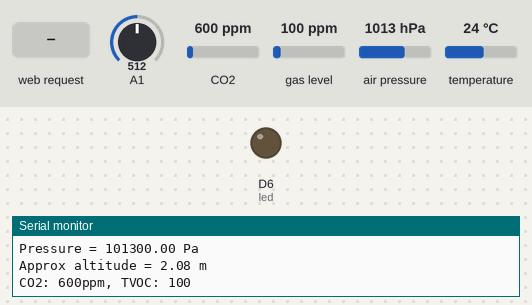
A sketch run on a simulated Arduino MKR. Parts: output pins drawn as LEDs (lit = HIGH), the last lines printed to the serial monitor. The inputs (shaded band) are chosen by the test bench; at power-on: A1 = 512, CO2 600 ppm, gas level 100 ppm, air pressure 1013 hPa, temperature 24 °C.

Above: at 11.2 s.
11.3 s: HTTP request GET /H received
At 12.8 s:
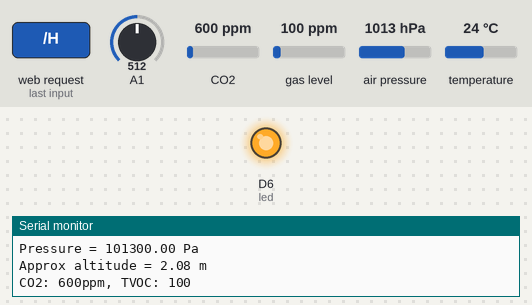
13.5 s: HTTP request GET /L received
At 14.7 s:
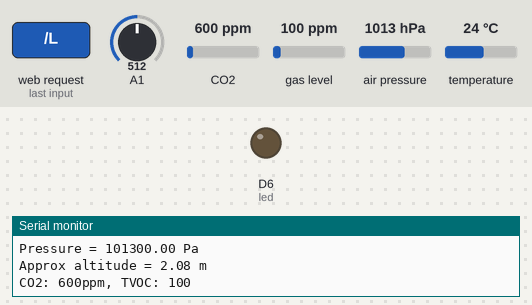
Timing chart, 0 to 16.5 s (numbered marks = the images above; inputs shaded):
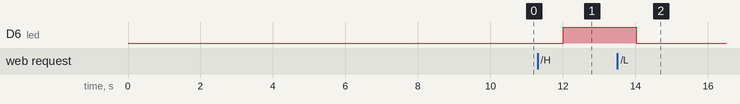

Measured:
- after the input at 11.3 s, D6 (led): LOW → HIGH after 0.71 s
- after the input at 13.5 s, D6 (led): HIGH → LOW after 0.52 s

The sketch:

APWeatherControl.ino
```cpp
#include <WiFiNINA.h>
#include <Wire.h>
#include <SPI.h>
#include <Adafruit_BMP280.h>
#include "Adafruit_CCS811.h"

#define BMP_SCK  (13)
#define BMP_MISO (12)
#define BMP_MOSI (11)
#define BMP_CS   (10)

Adafruit_CCS811 ccs;
Adafruit_BMP280 bmp(BMP_CS, BMP_MOSI, BMP_MISO,  BMP_SCK);

char ssid[] = "Test";        // your network SSID (name)
char pass[] = "password";    // your network password (use for WPA, or use as key for WEP)
int keyIndex = 0;                // your network key Index number (needed only for WEP)

int led =  LED_BUILTIN;
int status = WL_IDLE_STATUS;
WiFiServer server(80);

void setup() {
  //Initialize serial and wait for port to open:
  Serial.begin(9600);
  unsigned status_sensor;

  while (!Serial) {
     delay(100); // wait for serial port to connect. Needed for native USB port only
  }

  Serial.println("Access Point Web Server");

  pinMode(led, OUTPUT);      // set the LED pin mode

  // check for the WiFi module:
  if (WiFi.status() == WL_NO_MODULE) {
    Serial.println("Communication with WiFi module failed!");
    // don't continue
    while (true);
  }

  String fv = WiFi.firmwareVersion();
  if (fv < WIFI_FIRMWARE_LATEST_VERSION) {
    Serial.println("Please upgrade the firmware");
  }

  // print the network name (SSID);
  Serial.print("Creating access point named: ");
  Serial.println(ssid);

  // Create open network. Change this line if you want to create an WEP network:
  status = WiFi.beginAP(ssid, pass);
  if (status != WL_AP_LISTENING) {
    Serial.println("Creating access point failed");
    // don't continue
    while (true);
  }

  // wait 10 seconds for connection:
  delay(10000);

  // start the web server on port 80
  server.begin();

  // you're connected now, so print out the status
  printWiFiStatus();
  Serial.println(F("BMP280 test"));
  status_sensor = bmp.begin();
  if (!status_sensor) {
    Serial.println(F("Could not find a valid BMP280 sensor, check wiring or "
                      "try a different address!"));
    Serial.print("SensorID was: 0x"); Serial.println(bmp.sensorID(),16);
    Serial.print("        ID of 0xFF probably means a bad address, a BMP 180 or BMP 085\n");
    Serial.print("   ID of 0x56-0x58 represents a BMP 280,\n");
    Serial.print("        ID of 0x60 represents a BME 280.\n");
    Serial.print("        ID of 0x61 represents a BME 680.\n");
    while (1) delay(10);
    bmp.setSampling(Adafruit_BMP280::MODE_NORMAL,     /* Operating Mode. */
                  Adafruit_BMP280::SAMPLING_X2,     /* Temp. oversampling */
                  Adafruit_BMP280::SAMPLING_X16,    /* Pressure oversampling */
                  Adafruit_BMP280::FILTER_X16,      /* Filtering. */
                  Adafruit_BMP280::STANDBY_MS_500); /* Standby time. */
  }
  Serial.println("CCS811 test");

  if(!ccs.begin()){
    Serial.println("Failed to start sensor! Please check your wiring.");
    while(1);
  }

  // Wait for the sensor to be ready
  while(!ccs.available());


}


void loop() {
  // compare the previous status to the current status
  Serial.print(F("Temperature = "));
  Serial.print(bmp.readTemperature());
  Serial.println(" *C");

  Serial.print(F("Pressure = "));
  Serial.print(bmp.readPressure());
  Serial.println(" Pa");

  Serial.print(F("Approx altitude = "));
  Serial.print(bmp.readAltitude(1013.25)); /* Adjusted to local forecast! */
  Serial.println(" m");

  if(ccs.available()){
    if(!ccs.readData()){
      Serial.print("CO2: ");
      Serial.print(ccs.geteCO2());
      Serial.print("ppm, TVOC: ");
      Serial.println(ccs.getTVOC());
      Serial.println("");
    }
    else{
      Serial.println("ERROR!");
      while(1);
    }
  }
  delay(2000);
  if (status != WiFi.status()) {
    // it has changed update the variable
    status = WiFi.status();

    if (status == WL_AP_CONNECTED) {
      // a device has connected to the AP
      Serial.println("Device connected to AP");
    } else {
      // a device has disconnected from the AP, and we are back in listening mode
      Serial.println("Device disconnected from AP");
    }
  }

  WiFiClient client = server.available();   // listen for incoming clients

  if (client) {                             // if you get a client,
    Serial.println("new client");           // print a message out the serial port
    String currentLine = "";                // make a String to hold incoming data from the client
    while (client.connected()) {            // loop while the client's connected
      if (client.available()) {             // if there's bytes to read from the client,
        char c = client.read();             // read a byte, then
        Serial.write(c);                    // print it out the serial monitor
        if (c == '\n') {                    // if the byte is a newline character

          // if the current line is blank, you got two newline characters in a row.
          // that's the end of the client HTTP request, so send a response:
          if (currentLine.length() == 0) {
            // HTTP headers always start with a response code (e.g. HTTP/1.1 200 OK)
            // and a content-type so the client knows what's coming, then a blank line:
            client.println("HTTP/1.1 200 OK");
            client.println("Content-type:text/html");
            client.println();

            // the content of the HTTP response follows the header:
            client.print("Pressure = ");
            client.print(bmp.readPressure());
            client.print(" Pa");
            client.print("Temperature = ");
            client.print(bmp.readTemperature());
            client.print(" *C");
            client.print("Click <a href=\"/H\">here</a> turn the LED on<br>");
            client.print("Click <a href=\"/L\">here</a> turn the LED off<br>");

            int randomReading = analogRead(A1);
            client.print("Random reading from analog pin: ");
            client.print(randomReading);

            // The HTTP response ends with another blank line:
            client.println();
            // break out of the while loop:
            break;
          }
          else {      // if you got a newline, then clear currentLine:
            currentLine = "";
          }
        }
        else if (c != '\r') {    // if you got anything else but a carriage return character,
          currentLine += c;      // add it to the end of the currentLine
        }

        // Check to see if the client request was "GET /H" or "GET /L":
        if (currentLine.endsWith("GET /H")) {
          digitalWrite(led, HIGH);               // GET /H turns the LED on
        }
        if (currentLine.endsWith("GET /L")) {
          digitalWrite(led, LOW);                // GET /L turns the LED off
        }
      }
    }
    // close the connection:
    client.stop();
    Serial.println("client disconnected");
  }
}

void printWiFiStatus() {
  // print the SSID of the network you're attached to:
  Serial.print("SSID: ");
  Serial.println(WiFi.SSID());

  // print your WiFi shield's IP address:
  IPAddress ip = WiFi.localIP();
  Serial.print("IP Address: ");
  Serial.println(ip);

  // print where to go in a browser:
  Serial.print("To see this page in action, open a browser to http://");
  Serial.println(ip);

}
```
